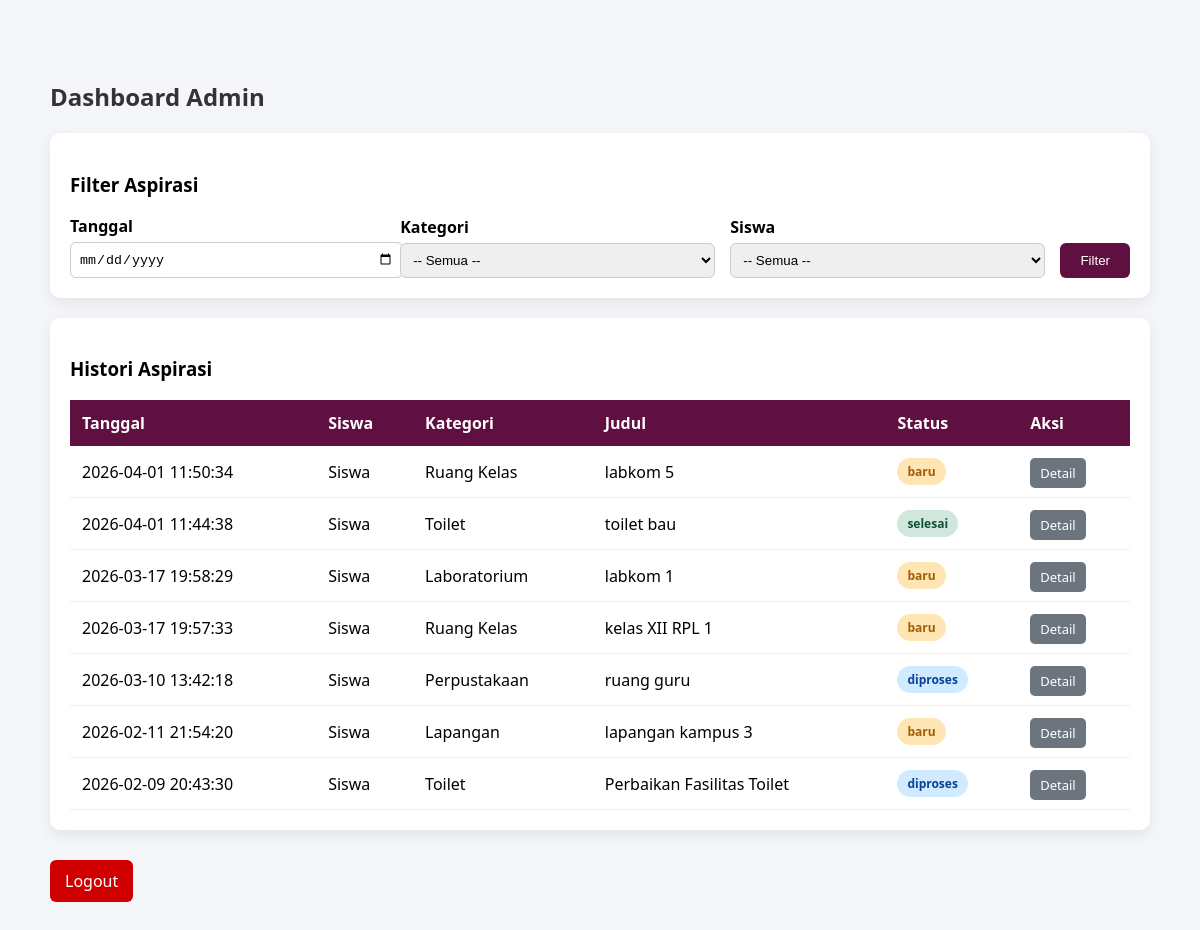
The page /Index.php?controller=AdminController&action=dashboard (signed in) on the database its author committed.
### tables this page shows
CREATE TABLE `aspirasi` (
  `id_aspirasi` int(11) NOT NULL,
  `id_user` int(11) NOT NULL,
  `id_kategori` int(11) NOT NULL,
  `judul` varchar(150) NOT NULL,
  `isi` text NOT NULL,
  `tanggal` datetime DEFAULT current_timestamp(),
  `status` enum('baru','diproses','selesai') DEFAULT 'baru'
);

CREATE TABLE `users` (
  `id_user` int(11) NOT NULL,
  `username` varchar(50) NOT NULL,
  `password` varchar(255) NOT NULL,
  `nama` varchar(100) NOT NULL,
  `role` enum('admin','siswa') NOT NULL
);

CREATE TABLE `kategori` (
  `id_kategori` int(11) NOT NULL,
  `nama_kategori` varchar(100) NOT NULL
);

### app/controllers/AdminController.php (called while the page is built, shortened)
<?php
require_once 'app/models/AspirasiModel.php';
class AdminController {
    public function dashboard() {
    require_once 'app/models/AspirasiModel.php';
    $model = new AspirasiModel();
    $tanggal  = $_GET['tanggal']  ?? '';
    $kategori = $_GET['kategori'] ?? '';
    $siswa    = $_GET['siswa']    ?? '';
    if ($tanggal || $kategori || $siswa) {
        $aspirasi = $model->filter($tanggal, $kategori, $siswa);
    } else {
        $aspirasi = $model->getAll();
    }
    include 'app/views/admin/Dashboard.php';
}
}

### Index.php (called while the page is built, shortened)
<?php
$action     = $_GET['action'] ?? 'index';
$obj = new $controller();
$obj->$action();

### app/models/Koneksi.php (called while the page is built, shortened)
<?php
class Koneksi {
    private $host = "localhost";
    private $user = "root";
    private $pass = "";
    private $db   = "pengaduan_sekolah";
    public function __construct() {
        $this->conn = new mysqli(
            $this->host,
            $this->user,
            $this->pass,
            $this->db
        );
    }
}

### app/models/AspirasiModel.php (called while the page is built, shortened)
<?php
require_once __DIR__ . '/Koneksi.php';
class AspirasiModel extends Koneksi {
    public function getAll() {
        $data = [];
        $query = "SELECT a.*, u.nama, k.nama_kategori
                  FROM aspirasi a
                  JOIN users u ON a.id_user = u.id_user
                  JOIN kategori k ON a.id_kategori = k.id_kategori
                  ORDER BY a.tanggal DESC";
        $result = $this->conn->query($query);
        while ($row = $result->fetch_assoc()) {
            $data[] = $row;
        }
        return $data;
    }
}

### app/views/admin/Dashboard.php (the view, shortened to what this page needs)
<!DOCTYPE html>
<html lang="id">
<head>
</head>
<body>
<div class="container">
    <h2 class="title">Dashboard Admin</h2>
    <div class="card">
        <h3>Filter Aspirasi</h3>
        <form action="Index.php" method="get" class="filter-form">
            <div class="form-group">
                <label>Tanggal</label>
                <input type="date" name="tanggal">
            </div>
            <div class="form-group">
                <label>Kategori</label>
                <select name="kategori">
                    <option value="">-- Semua --</option>
                </select>
            </div>
            <div class="form-group">
                <label>Siswa</label>
                <select name="siswa">
                    <option value="">-- Semua --</option>
                </select>
            </div>
            <div>
                <button type="submit" class="btn-filter">Filter</button>
            </div>
        </form>
    </div>
    <div class="card">
        <h3>Histori Aspirasi</h3>
        <table>
            <thead>
                <tr>
                    <th>Tanggal</th>
                    <th>Siswa</th>
                    <th>Kategori</th>
                    <th>Judul</th>
                    <th>Status</th>
                    <th>Aksi</th>
                </tr>
            </thead>
            <tbody>
                <?php foreach ($aspirasi as $a): ?>
                <tr>
                    <td><?= $a['tanggal']; ?></td>
                    <td><?= $a['nama']; ?></td>
                    <td><?= $a['nama_kategori']; ?></td>
                    <td><?= $a['judul']; ?></td>
                    <td>
                        <span class="status <?= strtolower($a['status']); ?>">
                            <?= $a['status']; ?>
                        </span>
                    </td>
                    <td>
                        <a class="btn-detail" href="Index.php?controller=AdminController&action=detail&id=<?= $a['id_aspirasi']; ?>">
                            Detail
                        </a>
                    </td>
                </tr>
                <?php endforeach; ?>
            </tbody>
        </table>
    </div>
    <a class="logout" href="Index.php?controller=LoginController&action=logout">
        Logout
    </a>
</div>
</body>
</html>

### app/views/admin/Dashboard.php (style rules this page uses)
body { margin: 0; font-family: 'Segoe UI', sans-serif; background: #f4f6f9; }
.container { max-width: 1100px; margin: 40px auto; padding: 20px; }
.title { margin-bottom: 20px; color: #333; }
.card { background: #fff; border-radius: 10px; padding: 20px; box-shadow: 0 5px 15px rgba(0,0,0,0.08); margin-bottom: 20px; }
.filter-form { display: flex; flex-wrap: wrap; gap: 15px; align-items: end; }
.form-group { flex: 1; min-width: 200px; }
label { font-weight: bold; display: block; margin-bottom: 5px; }
input, select { width: 100%; padding: 8px; border-radius: 6px; border: 1px solid #ccc; }
.btn-filter { padding: 10px 20px; border: none; border-radius: 6px; background: #5f0f40; color: #fff; cursor: pointer; }
table { width: 100%; border-collapse: collapse; }
thead { background: #5f0f40; color: #fff; }
th, td { padding: 12px; text-align: left; }
tbody tr { border-bottom: 1px solid #eee; }
.status { padding: 5px 10px; border-radius: 15px; font-size: 12px; font-weight: bold; display: inline-block; }
.status.baru { background: #ffe5b4; color: #a15c00; }
.status.diproses { background: #d0ebff; color: #084298; }
.status.selesai { background: #d1e7dd; color: #0f5132; }
.btn-detail { padding: 6px 10px; background: #6c757d; color: #fff; border-radius: 5px; text-decoration: none; font-size: 13px; }
.logout { display: inline-block; margin-top: 10px; text-decoration: none; color: #fff; background: #d00000; padding: 10px 15px; border-radius: 6px; }

### rows shown on the page
aspirasi: tanggal "2026-04-01 11:50:34", id_user.nama "Siswa", id_kategori.nama_kategori "Ruang Kelas", judul "labkom 5", status "baru"
aspirasi: tanggal "2026-04-01 11:44:38", id_user.nama "Siswa", id_kategori.nama_kategori "Toilet", judul "toilet bau", status "selesai"
aspirasi: tanggal "2026-03-17 19:58:29", id_user.nama "Siswa", id_kategori.nama_kategori "Laboratorium", judul "labkom 1", status "baru"
aspirasi: tanggal "2026-03-17 19:57:33", id_user.nama "Siswa", id_kategori.nama_kategori "Ruang Kelas", judul "kelas XII RPL 1", status "baru"
aspirasi: tanggal "2026-03-10 13:42:18", id_user.nama "Siswa", id_kategori.nama_kategori "Perpustakaan", judul "ruang guru", status "diproses"
aspirasi: tanggal "2026-02-11 21:54:20", id_user.nama "Siswa", id_kategori.nama_kategori "Lapangan", judul "lapangan kampus 3", status "baru"
aspirasi: tanggal "2026-02-09 20:43:30", id_user.nama "Siswa", id_kategori.nama_kategori "Toilet", judul "Perbaikan Fasilitas Toilet", status "diproses"
